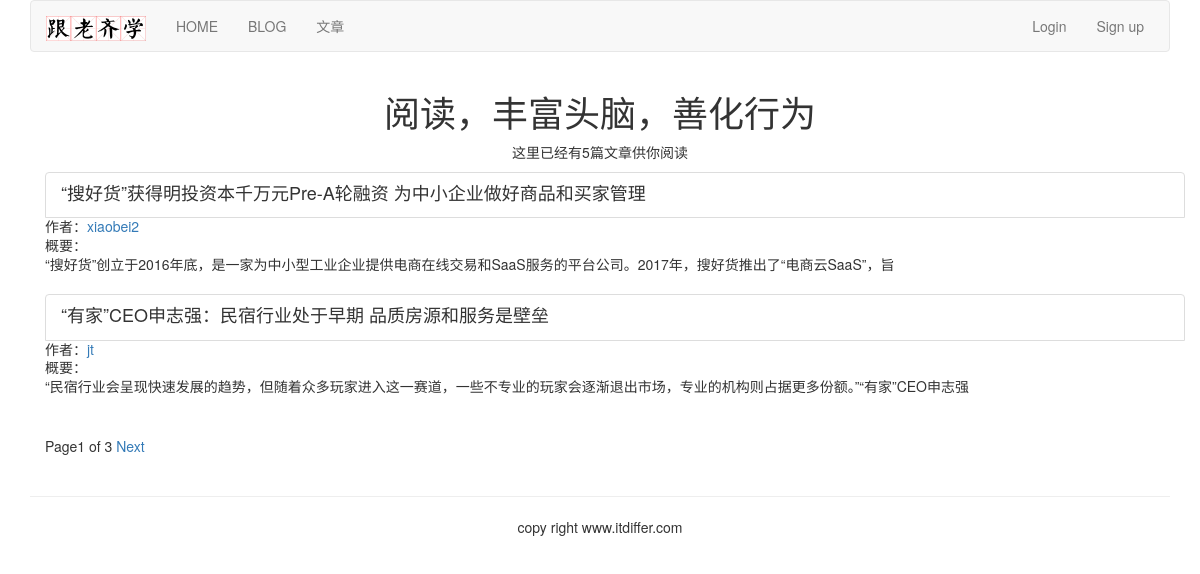
The app's page /article/list-article-titles/, older data.
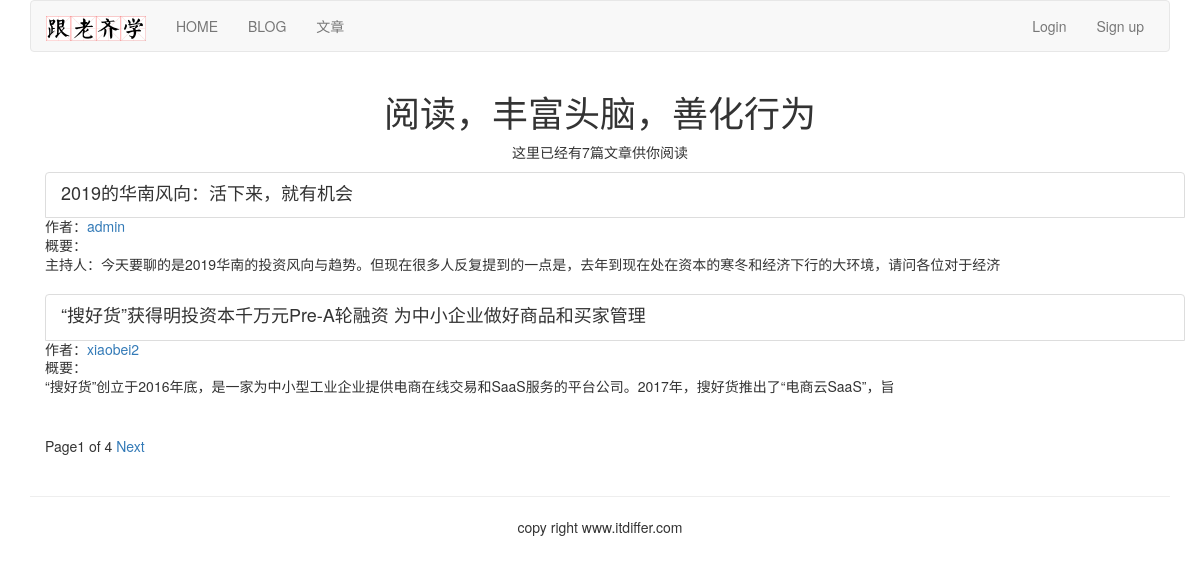
The same page, newer data.
### article/models.py (models this page shows, shortened)
class ArticlePost(models.Model):
    author = models.ForeignKey(User, related_name="article", on_delete=models.CASCADE)
    title = models.CharField(max_length=200)
    slug = models.SlugField(max_length=500)
    column = models.ForeignKey(ArticleColumn, related_name="article_column", on_delete=models.CASCADE)
    body = models.TextField()
    created = models.DateTimeField(default=timezone.now())
    updated = models.DateTimeField(auto_now=True)
    users_like = models.ManyToManyField(User, related_name="articles_like", blank=True)
    article_tag = models.ManyToManyField(ArticleTag, related_name='article_tag', blank=True)
    class Meta:
        ordering = ("title",)
        index_together = (('id', 'slug'),)
    def get_absolute_url(self):
        return reverse("article:article_detail", args=[self.id, self.slug])
    def get_url_path(self):
        return reverse("article:list_article_detail", args=[self.id, self.slug])

### article/list_views.py (the view)
# urls.py: url(r'^list-article-titles/(?P<username>[-\w]+)/$', list_views.article_titles, name="author_articles"),
def article_titles(request, username=None):
    if username:
        user = User.objects.get(username=username)
        articles_title = ArticlePost.objects.filter(author=user)
        try:
            userinfo = user.userinfo
        except:
            userinfo = None
    else:
        articles_title = ArticlePost.objects.all()
    paginator = Paginator(articles_title, 2)
    page = request.GET.get("page")
    try:
        current_page = paginator.page(page)
        articles = current_page.object_list
    except PageNotAnInteger:
        current_page = paginator.page(1)
        articles = current_page.object_list
    except EmptyPage:
        current_page = paginator.page(paginator.num_pages)
        articles = current_page.object_list
    if username:
        return render(request, "article/list/author_articles.html",
                      {"articles": articles, "page": current_page, "userinfo": userinfo, "user": user})
    return render(request, "article/list/article_titles.html", {"articles": articles, "page": current_page})

### article/templatetags/article_tags.py (called while the page is built)
@register.simple_tag
def total_articles():
    return ArticlePost.objects.count()

### templates/article/list/article_titles.html (shortened to what this page needs)
{% extends "base.html" %}
{% load article_tags %}
{% block content %}
<div class="row text-center vertical-middle-sm">
    <h1>阅读，丰富头脑，善化行为</h1>
    <p>这里已经有{% total_articles %}篇文章供你阅读</p>
</div>
<div class="container">
    {% for article in articles %}
    <div class="list-group">
        <a href="{{article.get_url_path}}" class="list-group-item" active>
            <h4 class="list-group-item-heading">{{article.title}}</h4>
        </a>
        <p class="list-group-item-text">作者：<a href="{% url 'article:author_articles' article.author.username %}">{{article.author.username}}</a>
        </p>
        <p class="list-group-item-text">概要：{{article.body|slice:'70'|linebreaks}}</p>
    </div>
    {% endfor %}
    {% include "paginator.html" %}
</div>
{% endblock %}

Row changes from the older to the newer data that the page shows:
no longer on this page (row unchanged): ArticlePost: title "“有家”CEO申志强：民宿行业处于早期 品质房源和服务是壁垒", author.username "jt", body "“民宿行业会呈现快速发展的趋势，但随着众多玩家进入这一赛道，一些不专业的玩家会逐渐退出市场，专业的机构则占据更多份额。”“有家”CEO申志强"
added ArticlePost: title "2019的华南风向：活下来，就有机会", author.username "admin", body "主持人：今天要聊的是2019华南的投资风向与趋势。但现在很多人反复提到的一点是，去年到现在处在资本的寒冬和经济下行的大环境，请问各位对于经济"
Text that changed along with them:
{{ page.paginator.num_pages }}: "3" → "4"
text no longer shown: "5"
text now shown: "7"
